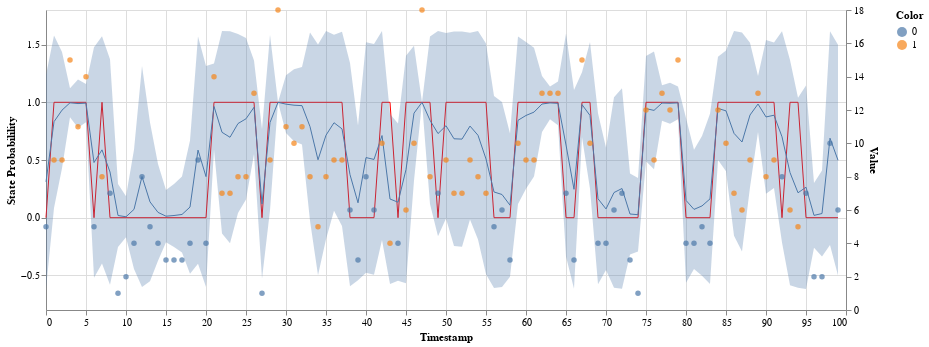

Notebook code for this chart:
### Code cell
points = alt.Chart(df_simple).mark_circle().encode(
    x = alt.X('index', title='Timestamp'),
    y = alt.Y('vals',title='Value'),
    color =alt.Color('states:N',title='Color'),
    tooltip=[alt.Tooltip(field='index', title='Timestamp', type='quantitative'),
             alt.Tooltip(field='vals', title='Value', type='quantitative')]
).properties(
    width=600
)

lines = alt.Chart(df_simple).mark_line().encode(
    size = alt.value(1),
    x=alt.X('index', title='Timestamp'),
    y=alt.Y('inferred_states', title=''),
)

confidence_interval = alt.Chart(df_simple).mark_area(opacity=0.3).encode(
    x='index',
    y='low',
    y2='high'
)

states = alt.Chart(df_simple).mark_line().encode(
    x=alt.X('index', title='Timestamp'),
    y=alt.Y('states', title='State Probabilility'),
    size=alt.value(1),
    color=alt.value('red')
).properties(
    width=800
)

#points + lines & states

alt.layer(
    states + lines + confidence_interval,
    points,  
).resolve_scale(
    y='independent'
)

### Figure 1 — Vega-Lite specification as saved in the notebook (floating-point values rounded to 4 significant figures)
{"$schema": "https://vega.github.io/schema/vega-lite/v2.6.0.json", "config": {"view": {"height": 300, "width": 400}}, "datasets": {"data-7728edee446007d98a06e3b38fa2b248": [{"high": 1.237, "index": 0, "inferred_states": 0.311, "low": -0.6148, "states": 0, "vals": 5}, {"high": 1.58, "index": 1, "inferred_states": 0.832, "low": 0.08427, "states": 1, "vals": 9}, {"high": 1.435, "index": 2, "inferred_states": 0.932, "low": 0.4285, "states": 1, "vals": 9}, {"high": 1.122, "index": 3, "inferred_states": 0.996, "low": 0.8698, "states": 1, "vals": 15}, {"high": 1.198, "index": 4, "inferred_states": 0.989, "low": 0.7804, "states": 1, "vals": 11}, {"high": 1.16, "index": 5, "inferred_states": 0.993, "low": 0.8263, "states": 1, "vals": 14}, {"high": 1.477, "index": 6, "inferred_states": 0.478, "low": -0.521, "states": 0, "vals": 5}, {"high": 1.572, "index": 7, "inferred_states": 0.588, "low": -0.3964, "states": 1, "vals": 8}, {"high": 1.374, "index": 8, "inferred_states": 0.396, "low": -0.5821, "states": 0, "vals": 7}, {"high": 0.292, "index": 9, "inferred_states": 0.019, "low": -0.254, "states": 0, "vals": 1}, {"high": 0.1862, "index": 10, "inferred_states": 0.008, "low": -0.1702, "states": 0, "vals": 2}, {"high": 0.589, "index": 11, "inferred_states": 0.072, "low": -0.445, "states": 0, "vals": 4}, {"high": 1.315, "index": 12, "inferred_states": 0.357, "low": -0.6012, "states": 0, "vals": 8}, {"high": 0.8247, "index": 13, "inferred_states": 0.137, "low": -0.5507, "states": 0, "vals": 5}, {"high": 0.465, "index": 14, "inferred_states": 0.046, "low": -0.373, "states": 0, "vals": 4}, {"high": 0.2395, "index": 15, "inferred_states": 0.013, "low": -0.2135, "states": 0, "vals": 3}, {"high": 0.292, "index": 16, "inferred_states": 0.019, "low": -0.254, "states": 0, "vals": 3}, {"high": 0.3579, "index": 17, "inferred_states": 0.028, "low": -0.3019, "states": 0, "vals": 3}, {"high": 0.6701, "index": 18, "inferred_states": 0.092, "low": -0.4861, "states": 0, "vals": 4}, {"high": 1.571, "index": 19, "inferred_states": 0.586, "low": -0.3991, "states": 0, "vals": 9}, {"high": 1.314, "index": 20, "inferred_states": 0.356, "low": -0.6016, "states": 0, "vals": 4}, {"high": 1.337, "index": 21, "inferred_states": 0.964, "low": 0.5914, "states": 1, "vals": 14}, {"high": 1.617, "index": 22, "inferred_states": 0.74, "low": -0.1373, "states": 1, "vals": 7}, {"high": 1.616, "index": 23, "inferred_states": 0.697, "low": -0.2221, "states": 1, "vals": 7}, {"high": 1.591, "index": 24, "inferred_states": 0.816, "low": 0.04103, "states": 1, "vals": 8}, {"high": 1.557, "index": 25, "inferred_states": 0.857, "low": 0.1569, "states": 1, "vals": 8}, {"high": 1.363, "index": 26, "inferred_states": 0.957, "low": 0.5513, "states": 1, "vals": 13}, {"high": 0.7666, "index": 27, "inferred_states": 0.119, "low": -0.5286, "states": 0, "vals": 1}, {"high": 1.585, "index": 28, "inferred_states": 0.825, "low": 0.06507, "states": 1, "vals": 9}, {"high": 1, "index": 29, "inferred_states": 1, "low": 1, "states": 1, "vals": 18}, {"high": 1.235, "index": 30, "inferred_states": 0.984, "low": 0.733, "states": 1, "vals": 11}, {"high": 1.287, "index": 31, "inferred_states": 0.975, "low": 0.6628, "states": 1, "vals": 10}, {"high": 1.307, "index": 32, "inferred_states": 0.971, "low": 0.6354, "states": 1, "vals": 11}, {"high": 1.605, "index": 33, "inferred_states": 0.789, "low": -0.02704, "states": 1, "vals": 8}, {"high": 1.502, "index": 34, "inferred_states": 0.502, "low": -0.498, "states": 1, "vals": 5}, {"high": 1.618, "index": 35, "inferred_states": 0.715, "low": -0.1878, "states": 1, "vals": 8}, {"high": 1.586, "index": 36, "inferred_states": 0.823, "low": 0.05966, "states": 1, "vals": 9}, {"high": 1.612, "index": 37, "inferred_states": 0.77, "low": -0.07167, "states": 1, "vals": 9}, {"high": 1.34, "index": 38, "inferred_states": 0.373, "low": -0.5942, "states": 0, "vals": 6}, {"high": 0.7994, "index": 39, "inferred_states": 0.129, "low": -0.5414, "states": 0, "vals": 3}, {"high": 1.52, "index": 40, "inferred_states": 0.521, "low": -0.4781, "states": 0, "vals": 8}, {"high": 1.505, "index": 41, "inferred_states": 0.505, "low": -0.4949, "states": 0, "vals": 6}, {"high": 1.618, "index": 42, "inferred_states": 0.712, "low": -0.1937, "states": 1, "vals": 10}, {"high": 0.8989, "index": 43, "inferred_states": 0.162, "low": -0.5749, "states": 1, "vals": 4}, {"high": 0.8153, "index": 44, "inferred_states": 0.134, "low": -0.5473, "states": 0, "vals": 4}, {"high": 1.403, "index": 45, "inferred_states": 0.417, "low": -0.5691, "states": 1, "vals": 6}, {"high": 1.49, "index": 46, "inferred_states": 0.906, "low": 0.3223, "states": 1, "vals": 10}, {"high": 1, "index": 47, "inferred_states": 1, "low": 1, "states": 1, "vals": 18}, {"high": 1.57, "index": 48, "inferred_states": 0.844, "low": 0.1183, "states": 1, "vals": 8}, {"high": 1.618, "index": 49, "inferred_states": 0.729, "low": -0.16, "states": 0, "vals": 7}, {"high": 1.601, "index": 50, "inferred_states": 0.797, "low": -0.007465, "states": 1, "vals": 9}, {"high": 1.614, "index": 51, "inferred_states": 0.684, "low": -0.2458, "states": 1, "vals": 7}, {"high": 1.613, "index": 52, "inferred_states": 0.681, "low": -0.2512, "states": 1, "vals": 7}, {"high": 1.603, "index": 53, "inferred_states": 0.794, "low": -0.01486, "states": 1, "vals": 9}, {"high": 1.618, "index": 54, "inferred_states": 0.714, "low": -0.1898, "states": 1, "vals": 8}, {"high": 1.509, "index": 55, "inferred_states": 0.509, "low": -0.4908, "states": 1, "vals": 7}, {"high": 1.056, "index": 56, "inferred_states": 0.223, "low": -0.6095, "states": 0, "vals": 5}, {"high": 1.002, "index": 57, "inferred_states": 0.201, "low": -0.6005, "states": 0, "vals": 6}, {"high": 0.7288, "index": 58, "inferred_states": 0.108, "low": -0.5128, "states": 0, "vals": 3}, {"high": 1.57, "index": 59, "inferred_states": 0.844, "low": 0.1183, "states": 1, "vals": 10}, {"high": 1.522, "index": 60, "inferred_states": 0.886, "low": 0.2504, "states": 1, "vals": 9}, {"high": 1.473, "index": 61, "inferred_states": 0.915, "low": 0.3572, "states": 1, "vals": 9}, {"high": 1.228, "index": 62, "inferred_states": 0.985, "low": 0.7419, "states": 1, "vals": 13}, {"high": 1.136, "index": 63, "inferred_states": 0.995, "low": 0.8539, "states": 1, "vals": 13}, {"high": 1.18, "index": 64, "inferred_states": 0.991, "low": 0.8021, "states": 1, "vals": 13}, {"high": 1.596, "index": 65, "inferred_states": 0.63, "low": -0.3356, "states": 0, "vals": 7}, {"high": 1.107, "index": 66, "inferred_states": 0.246, "low": -0.6154, "states": 0, "vals": 3}, {"high": 1.26, "index": 67, "inferred_states": 0.98, "low": 0.7, "states": 1, "vals": 15}, {"high": 1.522, "index": 68, "inferred_states": 0.886, "low": 0.2504, "states": 1, "vals": 10}, {"high": 0.9046, "index": 69, "inferred_states": 0.164, "low": -0.5766, "states": 0, "vals": 4}, {"high": 0.606, "index": 70, "inferred_states": 0.076, "low": -0.454, "states": 0, "vals": 4}, {"high": 1.044, "index": 71, "inferred_states": 0.218, "low": -0.6078, "states": 0, "vals": 6}, {"high": 1.122, "index": 72, "inferred_states": 0.253, "low": -0.6165, "states": 0, "vals": 7}, {"high": 0.384, "index": 73, "inferred_states": 0.032, "low": -0.32, "states": 0, "vals": 3}, {"high": 0.3443, "index": 74, "inferred_states": 0.026, "low": -0.2923, "states": 0, "vals": 1}, {"high": 1.401, "index": 75, "inferred_states": 0.945, "low": 0.489, "states": 1, "vals": 12}, {"high": 1.44, "index": 76, "inferred_states": 0.93, "low": 0.4197, "states": 1, "vals": 9}, {"high": 1.148, "index": 77, "inferred_states": 0.994, "low": 0.8395, "states": 1, "vals": 13}, {"high": 1.17, "index": 78, "inferred_states": 0.992, "low": 0.8138, "states": 1, "vals": 12}, {"high": 1.136, "index": 79, "inferred_states": 0.995, "low": 0.8539, "states": 1, "vals": 15}, {"high": 0.8641, "index": 80, "inferred_states": 0.15, "low": -0.5641, "states": 0, "vals": 4}, {"high": 0.589, "index": 81, "inferred_states": 0.072, "low": -0.445, "states": 0, "vals": 4}, {"high": 0.7073, "index": 82, "inferred_states": 0.102, "low": -0.5033, "states": 0, "vals": 5}, {"high": 0.9017, "index": 83, "inferred_states": 0.163, "low": -0.5757, "states": 0, "vals": 4}, {"high": 1.395, "index": 84, "inferred_states": 0.947, "low": 0.4989, "states": 1, "vals": 12}, {"high": 1.45, "index": 85, "inferred_states": 0.926, "low": 0.4025, "states": 1, "vals": 10}, {"high": 1.618, "index": 86, "inferred_states": 0.731, "low": -0.1559, "states": 1, "vals": 7}, {"high": 1.606, "index": 87, "inferred_states": 0.656, "low": -0.2941, "states": 1, "vals": 6}, {"high": 1.516, "index": 88, "inferred_states": 0.89, "low": 0.2642, "states": 1, "vals": 9}, {"high": 1.228, "index": 89, "inferred_states": 0.985, "low": 0.7419, "states": 1, "vals": 13}, {"high": 1.539, "index": 90, "inferred_states": 0.873, "low": 0.2071, "states": 1, "vals": 8}, {"high": 1.519, "index": 91, "inferred_states": 0.888, "low": 0.2573, "states": 1, "vals": 9}, {"high": 1.617, "index": 92, "inferred_states": 0.701, "low": -0.2146, "states": 0, "vals": 8}, {"high": 1.367, "index": 93, "inferred_states": 0.391, "low": -0.5849, "states": 1, "vals": 6}, {"high": 1.039, "index": 94, "inferred_states": 0.216, "low": -0.607, "states": 1, "vals": 5}, {"high": 1.146, "index": 95, "inferred_states": 0.264, "low": -0.6176, "states": 0, "vals": 7}, {"high": 0.3, "index": 96, "inferred_states": 0.02, "low": -0.26, "states": 0, "vals": 2}, {"high": 0.4086, "index": 97, "inferred_states": 0.036, "low": -0.3366, "states": 0, "vals": 2}, {"high": 1.615, "index": 98, "inferred_states": 0.689, "low": -0.2368, "states": 0, "vals": 10}, {"high": 1.498, "index": 99, "inferred_states": 0.498, "low": -0.502, "states": 0, "vals": 6}]}, "layer": [{"layer": [{"data": {"name": "data-7728edee446007d98a06e3b38fa2b248"}, "encoding": {"color": {"value": "red"}, "size": {"value": 1}, "x": {"field": "index", "title": "Timestamp", "type": "quantitative"}, "y": {"field": "states", "title": "State Probabilility", "type": "quantitative"}}, "mark": "line", "width": 800}, {"data": {"name": "data-7728edee446007d98a06e3b38fa2b248"}, "encoding": {"size": {"value": 1}, "x": {"field": "index", "title": "Timestamp", "type": "quantitative"}, "y": {"field": "inferred_states", "title": "", "type": "quantitative"}}, "mark": "line"}, {"data": {"name": "data-7728edee446007d98a06e3b38fa2b248"}, "encoding": {"x": {"field": "index", "type": "quantitative"}, "y": {"field": "low", "type": "quantitative"}, "y2": {"field": "high", "type": "quantitative"}}, "mark": {"opacity": 0.3, "type": "area"}}]}, {"data": {"name": "data-7728edee446007d98a06e3b38fa2b248"}, "encoding": {"color": {"field": "states", "title": "Color", "type": "nominal"}, "tooltip": [{"field": "index", "title": "Timestamp", "type": "quantitative"}, {"field": "vals", "title": "Value", "type": "quantitative"}], "x": {"field": "index", "title": "Timestamp", "type": "quantitative"}, "y": {"field": "vals", "title": "Value", "type": "quantitative"}}, "mark": "circle", "width": 600}], "resolve": {"scale": {"color": "shared", "x": "shared", "y": "independent"}}}
